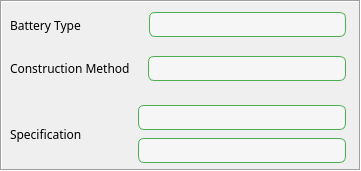
    <widget class="QFrame" name="frame_3">
     <property name="geometry">
      <rect>
       <x>10</x>
       <y>20</y>
       <width>361</width>
       <height>171</height>
      </rect>
     </property>
     <property name="frameShape">
      <enum>QFrame::Shape::Box</enum>
     </property>
     <property name="frameShadow">
      <enum>QFrame::Shadow::Sunken</enum>
     </property>
     <widget class="QWidget" name="verticalLayoutWidget_4">
      <property name="geometry">
       <rect>
        <x>0</x>
        <y>0</y>
        <width>361</width>
        <height>181</height>
       </rect>
      </property>
      <layout class="QVBoxLayout" name="verticalLayout_7">
       <property name="leftMargin">
        <number>5</number>
       </property>
       <property name="topMargin">
        <number>5</number>
       </property>
       <property name="rightMargin">
        <number>5</number>
       </property>
       <property name="bottomMargin">
        <number>5</number>
       </property>
       <item>
        <layout class="QHBoxLayout" name="horizontalLayout_BatteryType">
         <property name="leftMargin">
          <number>5</number>
         </property>
         <property name="topMargin">
          <number>5</number>
         </property>
         <property name="rightMargin">
          <number>10</number>
         </property>
         <property name="bottomMargin">
          <number>5</number>
         </property>
         <item>
          <widget class="QLabel" name="label_BatteryType">
           <property name="sizePolicy">
            <sizepolicy hsizetype="Fixed" vsizetype="Preferred">
             <horstretch>0</horstretch>
             <verstretch>0</verstretch>
            </sizepolicy>
           </property>
           <property name="font">
            <font>
             <family>Microsoft JhengHei</family>
             <pointsize>9</pointsize>
             <fontweight>Medium</fontweight>
            </font>
           </property>
           <property name="text">
            <string>Battery Type</string>
           </property>
          </widget>
         </item>
         <item>
          <spacer name="horizontalSpacer_2">
           <property name="orientation">
            <enum>Qt::Orientation::Horizontal</enum>
           </property>
           <property name="sizeType">
            <enum>QSizePolicy::Policy::Fixed</enum>
           </property>
           <property name="sizeHint" stdset="0">
            <size>
             <width>62</width>
             <height>30</height>
            </size>
           </property>
          </spacer>
         </item>
         <item>
          <widget class="QComboBox" name="comboBox_BatteryType">
           <property name="enabled">
            <bool>true</bool>
           </property>
           <property name="sizePolicy">
            <sizepolicy hsizetype="Preferred" vsizetype="Fixed">
             <horstretch>0</horstretch>
             <verstretch>0</verstretch>
            </sizepolicy>
           </property>
           <property name="font">
            <font>
             <family>Microsoft JhengHei</family>
             <pointsize>9</pointsize>
             <bold>false</bold>
            </font>
           </property>
           <property name="cursor">
            <cursorShape>PointingHandCursor</cursorShape>
           </property>
           <property name="focusPolicy">
            <enum>Qt::FocusPolicy::NoFocus</enum>
           </property>
           <property name="styleSheet">
            <string notr="true">/* 1) 外框圆角 */
QComboBox {
    border: 1px solid #4CAF50;
    border-radius: 6px;
    padding: 2px 28px 2px 8px;   /* 右侧预留给箭头 */
    background: #F6F6F6;
}

/* 2) 右侧按钮区去掉方框，只保留圆角过渡 */
QComboBox::drop-down {
    subcontrol-origin: padding;
    subcontrol-position: top right;
    width: 22px;
    border: none;
    background: transparent;
    border-top-right-radius: 6px;
    border-bottom-right-radius: 6px;
}

/* 3) 指定自定义小三角 */
QComboBox::down-arrow {
    image: url(:/icons/chevron-down.svg);
    width: 12px;
    height: 12px;
    margin-right: 4px; /* 让它别贴边，可按需调 */
}

/* （可选）下拉展开时用向上三角 */
QComboBox::down-arrow:on {
    image: url(:/icons/chevron-up.svg);
}
</string>
           </property>
           <property name="editable">
            <bool>false</bool>
           </property>
           <property name="currentIndex">
            <number>-1</number>
           </property>
          </widget>
         </item>
        </layout>
       </item>
       <item>
        <layout class="QHBoxLayout" name="horizontalLayout_ConstructionMethod">
         <property name="leftMargin">
          <number>5</number>
         </property>
         <property name="topMargin">
          <number>5</number>
         </property>
         <property name="rightMargin">
          <number>10</number>
         </property>
         <property name="bottomMargin">
          <number>5</number>
         </property>
         <item>
          <widget class="QLabel" name="label_ConstructionMethod">
           <property name="sizePolicy">
            <sizepolicy hsizetype="Fixed" vsizetype="Preferred">
             <horstretch>0</horstretch>
             <verstretch>0</verstretch>
            </sizepolicy>
           </property>
           <property name="font">
            <font>
             <family>Microsoft JhengHei</family>
             <pointsize>9</pointsize>
             <fontweight>Medium</fontweight>
            </font>
           </property>
           <property name="text">
            <string>Construction Method</string>
           </property>
          </widget>
         </item>
         <item>
          <spacer name="horizontalSpacer_12">
           <property name="orientation">
            <enum>Qt::Orientation::Horizontal</enum>
           </property>
           <property name="sizeType">
            <enum>QSizePolicy::Policy::Fixed</enum>
           </property>
           <property name="sizeHint" stdset="0">
            <size>
             <width>12</width>
             <height>20</height>
            </size>
           </property>
          </spacer>
         </item>
         <item>
          <widget class="QComboBox" name="comboBox_ConstructionMethod">
           <property name="sizePolicy">
            <sizepolicy hsizetype="Preferred" vsizetype="Fixed">
             <horstretch>0</horstretch>
             <verstretch>0</verstretch>
            </sizepolicy>
           </property>
           <property name="font">
            <font>
             <family>Microsoft JhengHei</family>
             <pointsize>9</pointsize>
             <bold>false</bold>
            </font>
           </property>
           <property name="cursor">
            <cursorShape>PointingHandCursor</cursorShape>
           </property>
           <property name="focusPolicy">
            <enum>Qt::FocusPolicy::NoFocus</enum>
           </property>
           <property name="styleSheet">
            <string notr="true">/* 1) 外框圆角 */
QComboBox {
    border: 1px solid #4CAF50;
    border-radius: 6px;
    padding: 2px 28px 2px 8px;   /* 右侧预留给箭头 */
    background: #F6F6F6;
}

/* 2) 右侧按钮区去掉方框，只保留圆角过渡 */
QComboBox::drop-down {
    subcontrol-origin: padding;
    subcontrol-position: top right;
    width: 22px;
    border: none;
    background: transparent;
    border-top-right-radius: 6px;
    border-bottom-right-radius: 6px;
}

/* 3) 指定自定义小三角 */
QComboBox::down-arrow {
    image: url(:/icons/chevron-down.svg);
    width: 12px;
    height: 12px;
    margin-right: 4px; /* 让它别贴边，可按需调 */
}

/* （可选）下拉展开时用向上三角 */
QComboBox::down-arrow:on {
    image: url(:/icons/chevron-up.svg);
}
</string>
           </property>
           <property name="editable">
            <bool>false</bool>
           </property>
          </widget>
         </item>
        </layout>
       </item>
       <item>
        <layout class="QHBoxLayout" name="horizontalLayout_Specification">
         <property name="leftMargin">
          <number>5</number>
         </property>
         <property name="topMargin">
          <number>5</number>
         </property>
         <property name="rightMargin">
          <number>5</number>
         </property>
         <property name="bottomMargin">
          <number>5</number>
         </property>
         <item>
          <widget class="QLabel" name="label_Specification">
           <property name="sizePolicy">
            <sizepolicy hsizetype="Fixed" vsizetype="Preferred">
             <horstretch>0</horstretch>
             <verstretch>0</verstretch>
            </sizepolicy>
           </property>
           <property name="font">
            <font>
             <family>Microsoft JhengHei</family>
             <pointsize>9</pointsize>
             <fontweight>Medium</fontweight>
            </font>
           </property>
           <property name="text">
            <string>Specification</string>
           </property>
          </widget>
         </item>
         <item>
          <spacer name="horizontalSpacer">
           <property name="orientation">
            <enum>Qt::Orientation::Horizontal</enum>
           </property>
           <property name="sizeType">
            <enum>QSizePolicy::Policy::Fixed</enum>
           </property>
           <property name="sizeHint" stdset="0">
            <size>
             <width>45</width>
             <height>75</height>
            </size>
           </property>
          </spacer>
         </item>
         <item>
          <layout class="QVBoxLayout" name="verticalLayout_4">
           <property name="spacing">
            <number>2</number>
           </property>
           <property name="sizeConstraint">
            <enum>QLayout::SizeConstraint::SetFixedSize</enum>
           </property>
           <property name="leftMargin">
            <number>5</number>
           </property>
           <property name="topMargin">
            <number>2</number>
           </property>
           <property name="rightMargin">
            <number>5</number>
           </property>
           <property name="bottomMargin">
            <number>2</number>
           </property>
           <item>
            <widget class="QComboBox" name="comboBox_Specification_Method">
             <property name="sizePolicy">
              <sizepolicy hsizetype="Preferred" vsizetype="Fixed">
               <horstretch>0</horstretch>
               <verstretch>0</verstretch>
              </sizepolicy>
             </property>
             <property name="minimumSize">
              <size>
               <width>0</width>
               <height>0</height>
              </size>
             </property>
             <property name="font">
              <font>
               <family>Microsoft JhengHei</family>
               <pointsize>9</pointsize>
               <bold>false</bold>
              </font>
             </property>
             <property name="cursor">
              <cursorShape>PointingHandCursor</cursorShape>
             </property>
             <property name="focusPolicy">
              <enum>Qt::FocusPolicy::NoFocus</enum>
             </property>
             <property name="styleSheet">
              <string notr="true">/* 1) 外框圆角 */
QComboBox {
    border: 1px solid #4CAF50;
    border-radius: 6px;
    padding: 2px 28px 2px 8px;   /* 右侧预留给箭头 */
    background: #F6F6F6;
}

/* 2) 右侧按钮区去掉方框，只保留圆角过渡 */
QComboBox::drop-down {
    subcontrol-origin: padding;
    subcontrol-position: top right;
    width: 22px;
    border: none;
    background: transparent;
    border-top-right-radius: 6px;
    border-bottom-right-radius: 6px;
}

/* 3) 指定自定义小三角 */
QComboBox::down-arrow {
    image: url(:/icons/chevron-down.svg);
    width: 12px;
    height: 12px;
    margin-right: 4px; /* 让它别贴边，可按需调 */
}

/* （可选）下拉展开时用向上三角 */
QComboBox::down-arrow:on {
    image: url(:/icons/chevron-up.svg);
}
</string>
             </property>
             <property name="editable">
              <bool>false</bool>
             </property>
            </widget>
           </item>
           <item>
            <widget class="QComboBox" name="comboBox_Specification_Type">
             <property name="sizePolicy">
              <sizepolicy hsizetype="Preferred" vsizetype="Fixed">
               <horstretch>0</horstretch>
               <verstretch>0</verstretch>
              </sizepolicy>
             </property>
             <property name="minimumSize">
              <size>
               <width>0</width>
               <height>0</height>
              </size>
             </property>
             <property name="font">
              <font>
               <family>Microsoft JhengHei</family>
               <pointsize>9</pointsize>
               <bold>false</bold>
              </font>
             </property>
             <property name="cursor">
              <cursorShape>PointingHandCursor</cursorShape>
             </property>
             <property name="focusPolicy">
              <enum>Qt::FocusPolicy::NoFocus</enum>
             </property>
             <property name="styleSheet">
              <string notr="true">/* 1) 外框圆角 */
QComboBox {
    border: 1px solid #4CAF50;
    border-radius: 6px;
    padding: 2px 28px 2px 8px;   /* 右侧预留给箭头 */
    background: #F6F6F6;
}

/* 2) 右侧按钮区去掉方框，只保留圆角过渡 */
QComboBox::drop-down {
    subcontrol-origin: padding;
    subcontrol-position: top right;
    width: 22px;
    border: none;
    background: transparent;
    border-top-right-radius: 6px;
    border-bottom-right-radius: 6px;
}

/* 3) 指定自定义小三角 */
QComboBox::down-arrow {
    image: url(:/icons/chevron-down.svg);
    width: 12px;
    height: 12px;
    margin-right: 4px; /* 让它别贴边，可按需调 */
}

/* （可选）下拉展开时用向上三角 */
QComboBox::down-arrow:on {
    image: url(:/icons/chevron-up.svg);
}
</string>
             </property>
             <property name="editable">
              <bool>false</bool>
             </property>
             <property name="insertPolicy">
              <enum>QComboBox::InsertPolicy::InsertAtBottom</enum>
             </property>
            </widget>
           </item>
          </layout>
         </item>
        </layout>
       </item>
      </layout>
     </widget>
    </widget>
